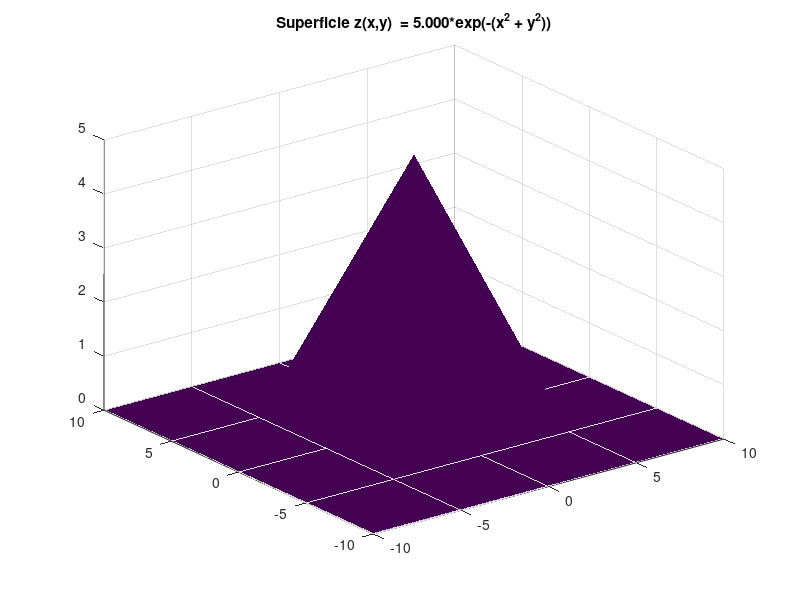

This chart was generated by the following MATLAB code:
clear all
close all
clc

fprintf('Grafica de Funciones\n');
fprintf('Funcion Grausiana z(x,y) = Aexp(- (x^2 + y^2)) en [-10,10]x[-10,10]\n');
A = input('Ingrese la amplitud         : ');
N = input('Ingrese el numero de puntos : ');
fprintf(  'Amplitud de la malla        : %.5f\n', 20/(N-1));

X = linspace(-10,10,N);
Y = linspace(-10,10,N);
[X,Y] = meshgrid(X,Y);
Z = A*exp(-(X.^2 + Y.^2));
str1 = sprintf('Superficie z(x,y)  = %.3f*exp(-(x^2 + y^2))',A);

surf(X,Y,Z,'EdgeColor','none');
title (str1);

C = input('Desea graficar curvas de nivel (Y/N)? ', 's');

if(C == 'Y' || C == 'y')
    close all
    str2 = sprintf('%d Curvas de Nivel ', floor(N/3));
    subplot(1,2,1);
    surf(X,Y,Z,'EdgeColor','none');
    title (str1);
    subplot(1,2,2);
    contourf(X,Y,Z,floor(N/3));
    title (str2);
end



